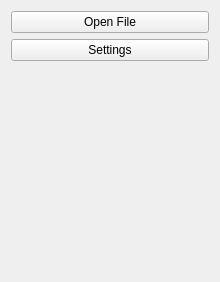
<?xml version="1.0" encoding="UTF-8"?>
<ui version="4.0">
 <class>Xml</class>
 <widget class="QWidget" name="Xml">
  <property name="geometry">
   <rect>
    <x>0</x>
    <y>0</y>
    <width>220</width>
    <height>282</height>
   </rect>
  </property>
  <property name="windowTitle">
   <string>Form</string>
  </property>
  <layout class="QVBoxLayout" name="verticalLayout">
   <item>
    <widget class="QPushButton" name="m_pFile">
     <property name="text">
      <string>Open File</string>
     </property>
     <property name="icon">
      <iconset theme="document-open"/>
     </property>
    </widget>
   </item>
   <item>
    <widget class="QPushButton" name="m_pSettings">
     <property name="text">
      <string>Settings</string>
     </property>
     <property name="icon">
      <iconset theme="run-build-configure"/>
     </property>
    </widget>
   </item>
   <item>
    <spacer name="verticalSpacer">
     <property name="orientation">
      <enum>Qt::Vertical</enum>
     </property>
     <property name="sizeHint" stdset="0">
      <size>
       <width>20</width>
       <height>191</height>
      </size>
     </property>
    </spacer>
   </item>
  </layout>
 </widget>
 <resources/>
 <connections>
  <connection>
   <sender>m_pSettings</sender>
   <signal>clicked()</signal>
   <receiver>Xml</receiver>
   <slot>slotSettings()</slot>
   <hints>
    <hint type="sourcelabel">
     <x>162</x>
     <y>68</y>
    </hint>
    <hint type="destinationlabel">
     <x>184</x>
     <y>92</y>
    </hint>
   </hints>
  </connection>
  <connection>
   <sender>m_pFile</sender>
   <signal>clicked()</signal>
   <receiver>Xml</receiver>
   <slot>slotOpen()</slot>
   <hints>
    <hint type="sourcelabel">
     <x>203</x>
     <y>31</y>
    </hint>
    <hint type="destinationlabel">
     <x>222</x>
     <y>34</y>
    </hint>
   </hints>
  </connection>
 </connections>
 <slots>
  <slot>slotSettings()</slot>
  <slot>slotOpen()</slot>
 </slots>
</ui>
